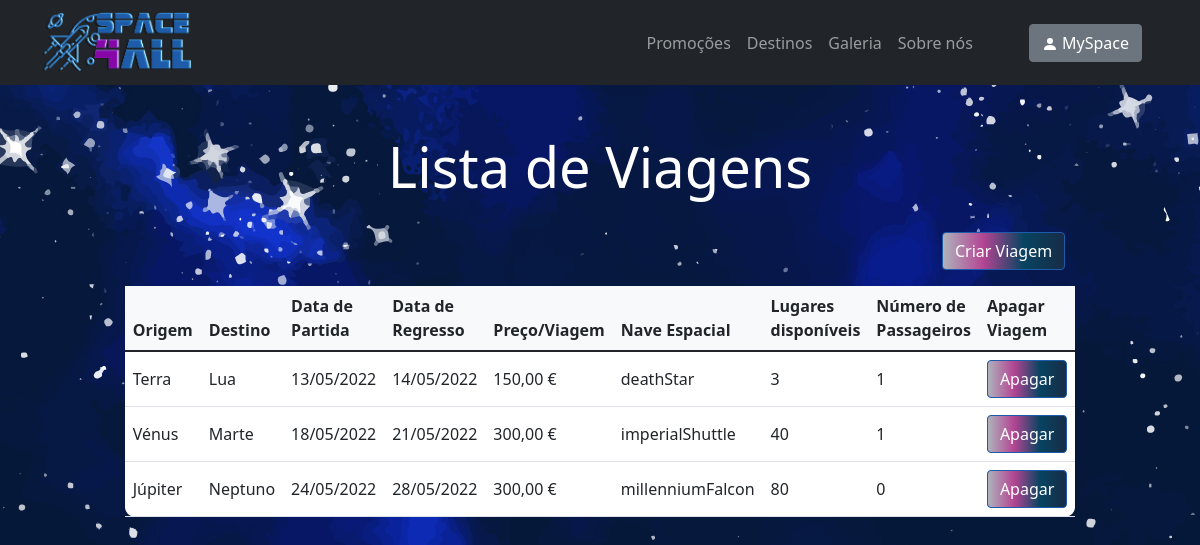
/trip-list, run on an earlier commit of the app's database.
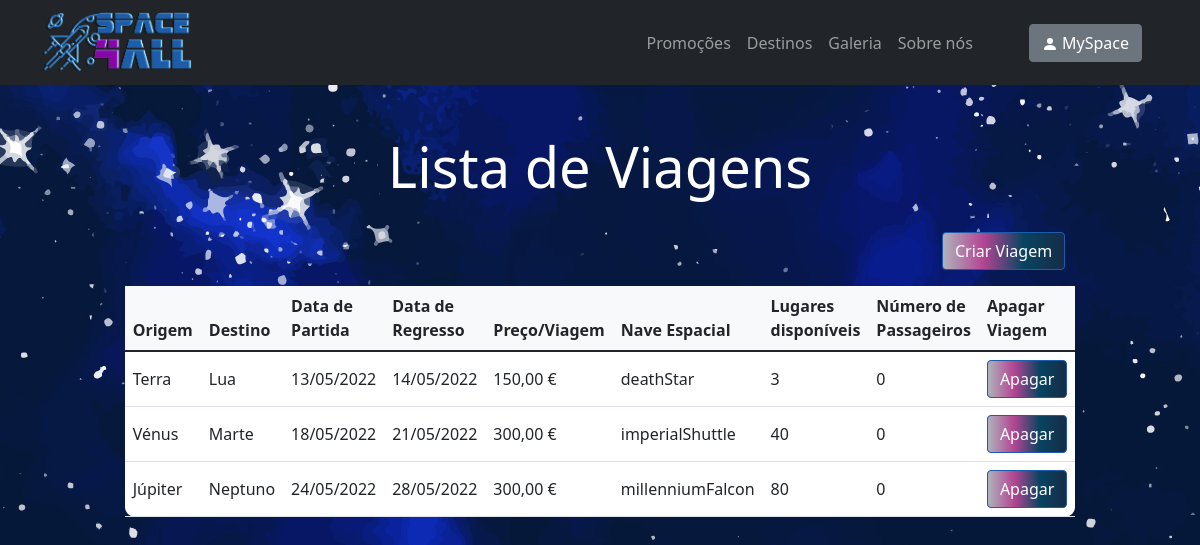
And on a later commit of the database.
### space_trip/models.py (models this page shows)
class Trip(models.Model):
 origin = models.CharField(max_length=50)
 destination = models.CharField(max_length=50)
 departure_date = models.DateTimeField('departure_date')
 return_date = models.DateTimeField('return_date')
 price = models.IntegerField(default=600)
 spaceship = models.CharField(max_length=50)
 available_seats = models.IntegerField(default=60)
 number_of_passengers = models.IntegerField(default=0)

### space_trip/views.py (the view)
# urls.py: path("trip-list", views.tripList, name="trip-list"),
def tripList(request):
    trip_list = Trip.objects.all()
    return render(request, 'space_trip/trip-list.html', {'trip_list': trip_list})

### space_trip/templates/space_trip/trip-list.html (shortened to what this page needs)
{% extends "./index.html" %}
{% load static %}
{% block body %}
<div>
      <br><br>
       <h1 style="color: white; text-align: center;" class="glow display-4">Lista de Viagens</h1>
      <br>
      <a href="{% url 'space_trip:trip-management' %}"><button class="btn btn-primary btn-block fa-lg gradient-custom-2 mb-3" style="position: relative; left: 78.5%">Criar Viagem</button></a>
      <br>
      {% if trip_list %}
          <table class="table align-middle mb-0 bg-white w-75" style="border-radius: 10px; margin-left: auto; margin-right: auto;">
            <thead class="bg-light">
              <tr>
                <th>Origem</th>
                <th>Destino</th>
                <th>Data de Partida</th>
                <th>Data de Regresso</th>
                <th>Preço/Viagem</th>
                <th>Nave Espacial</th>
                <th>Lugares disponíveis</th>
                <th>Número de Passageiros</th>
                <th>Apagar Viagem</th>
              </tr>
            </thead>
            <tbody>
            {% for trip in trip_list %}
                  <tr>
                    <td>
                        {{ trip.origin }}
                    </td>
                    <td>
                        {{ trip.destination }}
                    </td>
                    <td>
                        {{ trip.departure_date|date:"d/m/Y" }}
                    </td>
                    <td>
                        {{ trip.return_date|date:"d/m/Y" }}
                    </td>
                    <td>
                        {{ trip.price }},00 €
                    </td>
                    <td>
                        {{ trip.spaceship }}
                    </td>
                    <td>
                        {{ trip.available_seats }}
                    </td>
                    <td>
                        {{ trip.number_of_passengers }}
                    </td>
                    <td>
                        <form action="{% url 'space_trip:deleteTrip' trip.id %}" method="get">
                            <input class="btn btn-primary btn-block fa-lg gradient-custom-2" type="submit" value="Apagar" />
                        </form>
                    </td>
                  </tr>
                {% endfor %}
            </tbody>
          </table>
    {% else %}
        <h1 style="color: white; text-align: center;" class="glow display-4">Não existem viagens disponíveis</h1>
    {% endif %}
</div>
{% endblock %}

What changed in the data, as far as the page shows it:
changed Trip "Terra": number_of_passengers "1" → "0"
changed Trip "Vénus": number_of_passengers "1" → "0"
